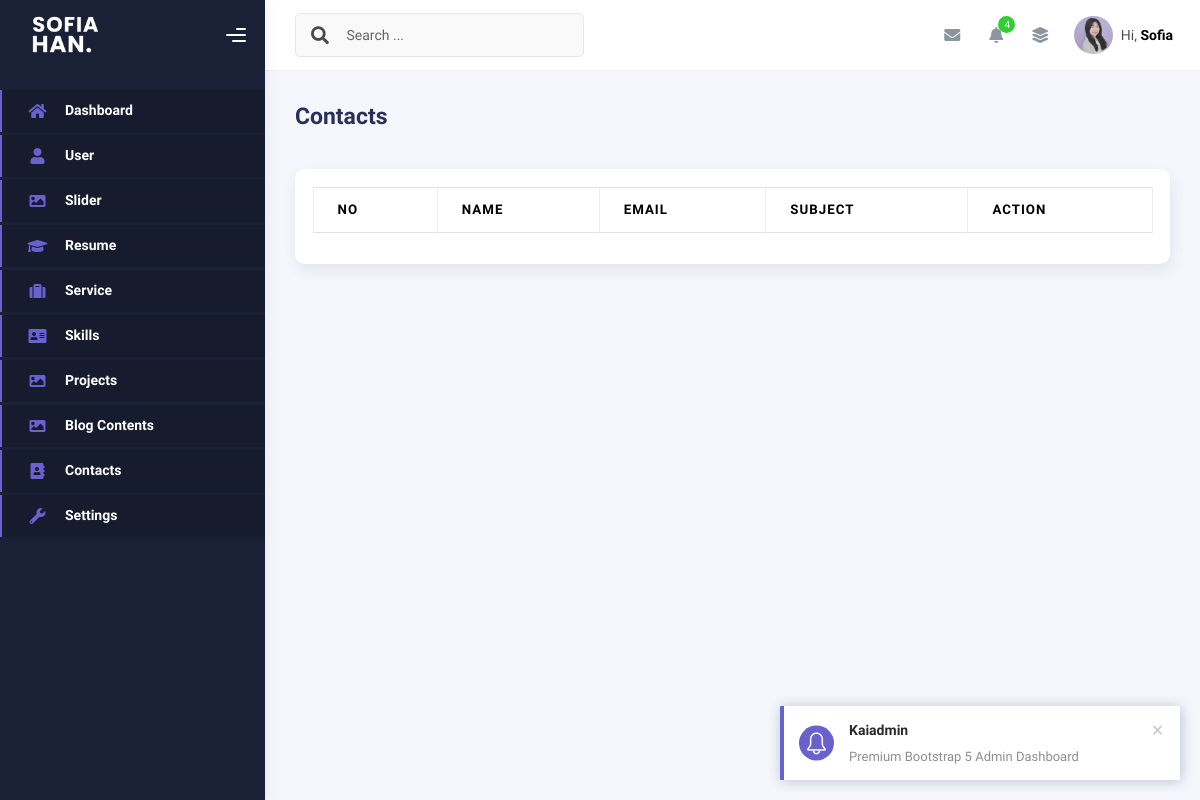
The page /admin/contacts.php on the database as committed earlier.
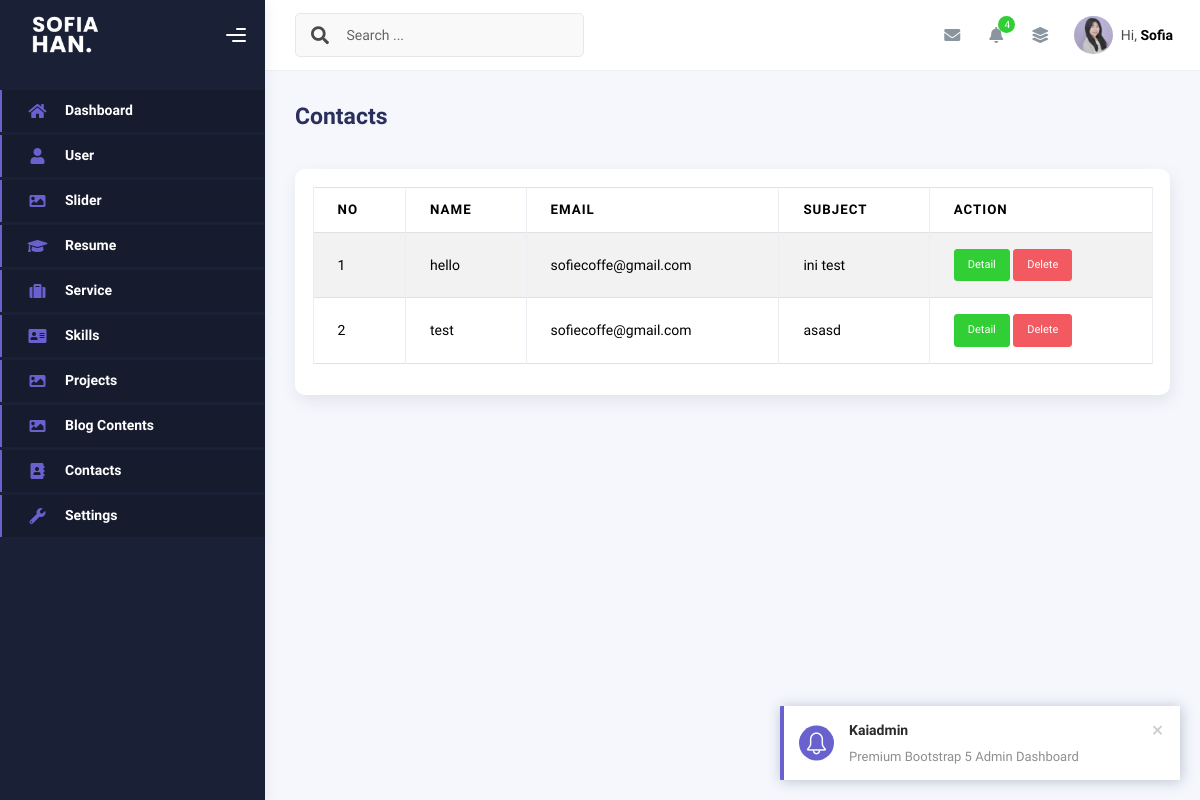
The same page on the database as committed later.
### tables this page shows
CREATE TABLE `contacts` (
  `id` int(11) NOT NULL,
  `name` varchar(50) NOT NULL,
  `email` varchar(50) NOT NULL,
  `subject` varchar(50) NOT NULL,
  `message` text NOT NULL,
  `created_at` timestamp NOT NULL DEFAULT current_timestamp(),
  `update_at` timestamp NULL DEFAULT NULL ON UPDATE current_timestamp()
);

### admin/contacts.php (the view, shortened to what this page needs)
<?php
include "config/koneksi.php";
$query = mysqli_query($conn, "SELECT * FROM contacts ORDER BY id DESC");
$rows = mysqli_fetch_all($query, MYSQLI_ASSOC);
?>
<!DOCTYPE html>
<html lang="en">
<head>
    <?php
    include "inc/css.php";
    ?>
</head>
<body>
    <div class="wrapper">
        <?php
        include "inc/sidebar.php";
        ?>
        <div class="main-panel">
            <div class="main-header">
                <?php
                include "inc/navbar.php";
                ?>
            </div>
            <div class="container">
                <div class="page-inner">
                    <div class="d-flex align-items-left align-items-md-center flex-column flex-md-row pt-2 pb-4">
                        <div>
                            <h3 class="fw-bold mb-3">Contacts</h3>
                        </div>
                    </div>
                    <div class="row">
                        <div class="col-sm-6 col-md-12">
                            <div class="card">
                                <div class="card-body">
                                    <table class="table table-bordered table-striped">
                                        <thead>
                                            <tr>
                                                <th>No</th>
                                                <th>Name</th>
                                                <th>Email</th>
                                                <th>Subject</th>
                                                <th>Action</th>
                                            </tr>
                                        </thead>
                                        <tbody>
                                            <?php foreach ($rows as $index => $row): ?>
                                            <tr>
                                                <td><?php echo $index += 1 ?></td>
                                                <td><?php echo $row['name'] ?></td>
                                                <td><?php echo $row['email'] ?></td>
                                                <td><?php echo $row['subject'] ?></td>
                                                <td>
                                                    <a class="btn btn-success btn-sm"
                                                        href="contact-detail.php?id=<?php echo $row['id'] ?>">Detail</a>
                                                    <a onclick="return confirm('Are you sure wanna delete this data?')"
                                                        class=" btn btn-danger btn-sm"
                                                        href="contacts.php?delete=<?php echo $row['id'] ?>">Delete</a>
                                                </td>
                                            </tr>
                                            <?php endforeach ?>
                                        </tbody>
                                    </table>
                                </div>
                            </div>
                        </div>
                    </div>
                </div>
            </div>
</body>
</html>

Rows that differ between the two databases and show on the page:
added contacts: index "1", name "hello", email "sofiecoffe@gmail.com", subject "ini test"
added contacts: index "2", name "test", email "sofiecoffe@gmail.com", subject "asasd"
